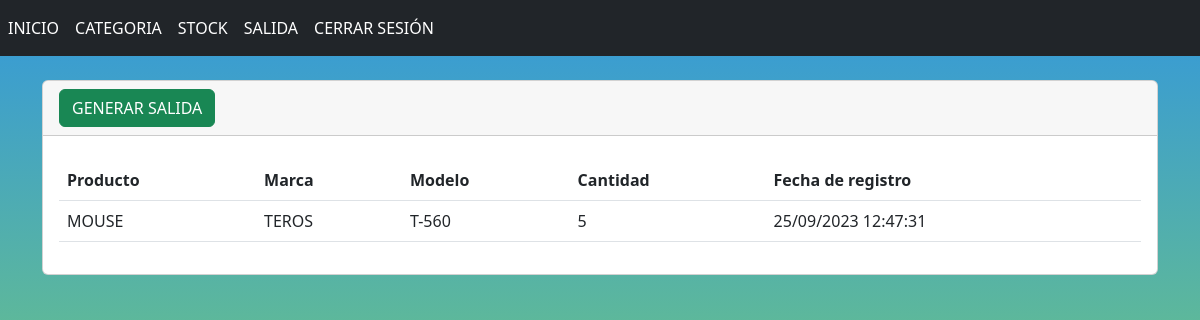
Page /ListarVenta/ on the committed database.
### venta/models.py (models this page shows, shortened)
class Venta(models.Model):
    stocktienda = models.ForeignKey(Producto, on_delete=models.CASCADE)
    marca_producto = models.ForeignKey(Marca, on_delete=models.CASCADE, default=1 )
    modelo = models.ForeignKey(StockTienda, on_delete=models.CASCADE)
    cantidad = models.PositiveIntegerField()
    fecha = models.DateTimeField(auto_now_add=True)

### categorias/models.py (models this page shows, shortened)
class Producto(models.Model):
    N_producto = models.CharField(max_length=200, unique=True)

class Marca(models.Model):
    N_marca = models.CharField(max_length=100, unique=True)

class Modelo(models.Model):
    N_modelo = models.CharField(max_length=200, unique=True)

### stock/models.py (models this page shows, shortened)
class StockTienda(models.Model):
    producto = models.ForeignKey(Producto, on_delete=models.CASCADE)
    marca = models.ForeignKey(Marca, on_delete=models.CASCADE)
    modelo = models.ForeignKey(Modelo, on_delete=models.CASCADE)
    tipo = models.ForeignKey(Tipo, on_delete=models.CASCADE)
    precio_compra = models.DecimalField(max_digits=8, decimal_places=2)
    Precio_venta = models.DecimalField(max_digits=8, decimal_places=2)
    stock = models.IntegerField( default=0)
    fecha_registro = models.DateTimeField(auto_now_add=True)

### venta/views.py (the view)
# urls.py: path('ListarVenta/',ListarVentas,name='ListarVenta'),
def ListarVentas(request):
    ventas = Venta.objects.all()
    contexto = {'ventas': ventas}
    return render(request, 'ListarVenta.html', contexto)

### templates/ListarVenta.html (shortened to what this page needs)
{% extends "base1.html" %}
{% block contenido %}
<br>
<div class="card">
    <div class="card-header">
        <a name="" id="" class="btn btn-success" href="{% url 'AgregarVenta' %}" role="button"> GENERAR SALIDA</a>
    </div>
    <div class="card-body">
        <table class="table">
            <thead>
                <tr>
                    <th>Producto</th>
                    <th>Marca</th>
                    <th>Modelo</th>
                    <th>Cantidad</th>
                    <th>Fecha de registro</th>
                </tr>
            </thead>
            <tbody>
                {% for venta in ventas %}
                <tr>
                    <td>{{ venta.stocktienda.N_producto }}</td>
                    <td>{{ venta.marca_producto.N_marca }}</td>
                    <td>{{ venta.modelo.modelo.N_modelo }}</td>
                    <td>{{ venta.cantidad }}</td>
                    <td>{{ venta.fecha|date:"d/m/Y H:i:s" }}</td>
                </tr>
                {% endfor %}
            </tbody>
        </table>
    </div>
</div>
{% endblock %}

### templates/base1.html (style rules this page uses)
body::before { content: ""; position: fixed; top: 0; left: 0; width: 100%; height: 100%; background: linear-gradient(to bottom, #3498db, #9ae73c); z-index: -1; }

### rows in the picture
Venta: stocktienda.N_producto "MOUSE", marca_producto.N_marca "TEROS", modelo.modelo.N_modelo "T-560", cantidad "5", fecha "25/09/2023 12:47:31"
